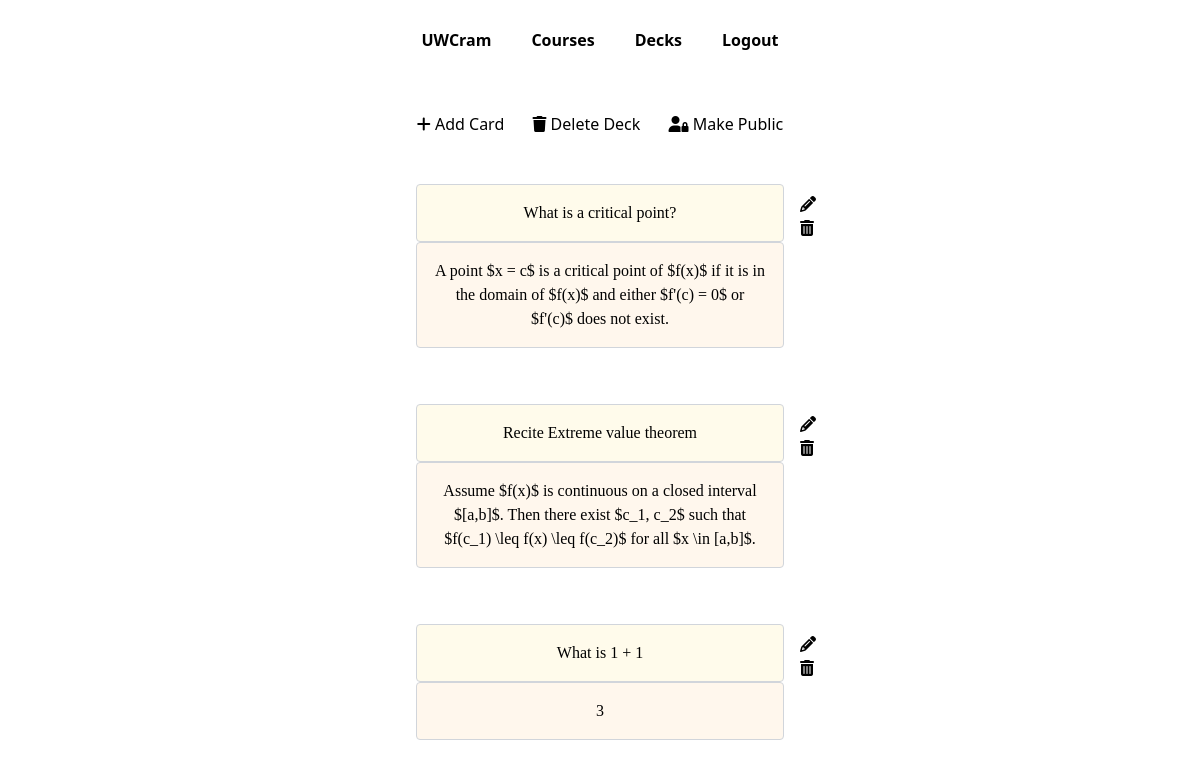
Screenshot of /edit/4 (signed in) with the database file from the repository.
### webapp/models.py (models this page shows)
class Card(models.Model):
    writer = models.ForeignKey(User, on_delete=models.CASCADE)
    front = models.TextField()
    back = models.TextField()
    deck = models.ForeignKey(Deck, on_delete=models.CASCADE, related_name='cards')

### webapp/views.py (the view)
# urls.py: path("edit/<int:deck_id>",views.edit,name="edit"),
@login_required
def edit(request, deck_id):
    deck = Deck.objects.get(id=deck_id)
    if deck.writer != request.user:
        return HttpResponseForbidden("You are not authorized to edit this deck.")
    return render(request, 'webapp/edit.html', {
        "cards": deck.cards.all(),
        "deck": deck
    })

### webapp/templates/webapp/edit.html
{% extends "webapp/layout.html" %}
{% block body %}
<div class="gap-4 m-8 text-center">
    <a href="{% url 'add' deck.id %}" class="mx-3">
        <i class="fa-solid fa-plus"></i> Add Card
    </a>
    <a href="{% url 'delete-deck' deck.id %}" class="mx-3">
        <i class="fa-solid fa-trash"></i> Delete Deck
    </a>
    <a href="{% url 'edit-public' deck.id %}" class="mx-3">
        <i class="fa-solid fa-user-lock"></i>
        {% if deck.public %}
            Make Private
        {% else %}
            Make Public
        {% endif %}
    </a>
</div>
{% for card in cards %}
    <div class="grid grid-cols-3 my-6">
        <div class=""></div>
        <div class="flex flex-col justify-center font-serif p-4 w-full">
            <div class="front-page flex-1 text-center border border-gray-300 rounded p-4 bg-amber-50">
                {{ card.front }}
            </div>
            <div class="back-page flex-1 text-center border border-gray-300 rounded p-4 bg-orange-50">
                {{ card.back }}
            </div>
        </div>
        <div class="pt-6">
            <p>
                <a
                    href="{% url 'change' card.id %}"
                >
                    <i class="fa-solid fa-pencil"></i>
                </a>
            </p>
            <p>
                <a
                    href="{% url 'delete-card' card.id %}"
                >
                    <i class="fa-solid fa-trash-can"></i>
                </a>
            </p>
        </div>
    </div>
{% endfor %}
{% endblock %}

### rows the page displays
Card: front "What is a critical point?", back "A point $x = c$ is a critical point of $f(x)$ if it is in the domain of $f(x)$ and either $f'(c) = 0$ or $f'(c)$ does not exist."
Card: front "Recite Extreme value theorem", back "Assume $f(x)$ is continuous on a closed interval $[a,b]$. Then there exist $c_1, c_2$ such that $f(c_1) \\leq f(x) \\leq f(c_2)$ for all $x \\in [a,b]$."
Card: front "What is 1 + 1", back "3"
